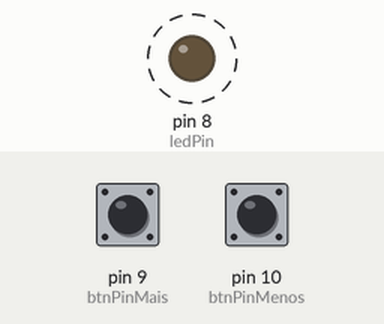
Simulated run of this sketch. Board: Arduino Uno, built with avr-gcc and run on an emulated ATmega328P. Parts: output pins drawn as LEDs (lit = HIGH). Dashed ring = blinking. The inputs (shaded band) are chosen by the test bench; at power-on: pin 9 (btnPinMais) HIGH, pin 10 (btnPinMenos) HIGH.

Above: at 0.5 s.
Timing chart, 0 to 5.1 s (numbered marks = the images above):
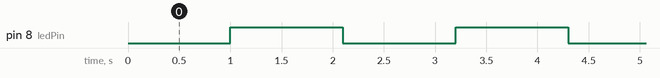

The sketch:

sketch_feb2b.ino
```cpp
//************************************************************************/

//                             Blink with Timer

//  Version             : 1.0

//  microcontroller     : AVR ATMega328P - Protoboard

//  Author              : Diego Nunes Molinos

//  description         : Blink using timer

//  data                : 13/12/2018.

//

//************************************************************************/
#include <avr/io.h>
#include <avr/interrupt.h>
#include <stdio.h>
#include <util/delay.h>

#define F_CPU 16000000L  // 16 MHz

#define ledPin 8
#define btnPinMais 9
#define btnPinMenos 10

float decrescimo = 1562.5;
float teto = 49911;
float chao = 34286;

float value = teto; //0xC2F8; // decimal value is 49912;

void setup(){

 DDRB = 0b00000001; //0X01;  //set portB OUT

 noInterrupts();                       // disable all interrupts

 TCCR1A = 0;
 TCCR1B = 0;
 TCNT1 = value;                        // preload timer
 TCCR1B |= (1 << CS10)|(1 << CS12);    // 1024 prescaler
 TIMSK1 |= (1 << TOIE1);               // enable timer overflow interrupt ISR

 interrupts();                         // enable all interrupts

}

bool pressionado = false;

void loop(){
  if(!digitalRead(btnPinMais) && !digitalRead(btnPinMenos)){
    pressionado = false;
  }

  if(digitalRead(btnPinMais) && !pressionado){
    pressionado = true;
    if(value > chao){
      value -= decrescimo;
    }
  }

  if(digitalRead(btnPinMenos) && !pressionado){
    pressionado = true;
    if(value < teto){
      value += decrescimo;
    }
  }


}


ISR(TIMER1_OVF_vect){                    // interrupt service routine for overflow
 TCNT1 = value;                                // preload timer
 digitalWrite(ledPin, digitalRead(ledPin) ^0b00000001); //Turns LED ON and OFF//xor - eor
}


 
```

Measured:
- by itself, pin 8 (ledPin): alternates HIGH for 1.1 s and LOW for 1.1 s
